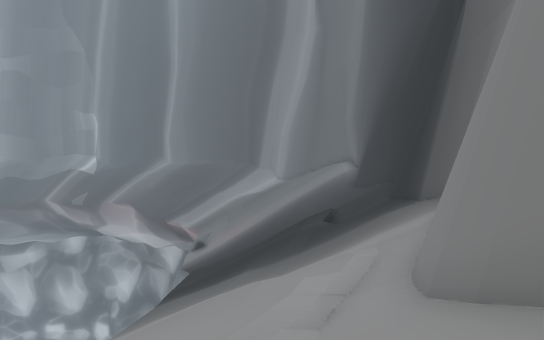
View 1 (above)

20 first-person views from a walk through a 3-D level made in the Unity game engine. The camera is 1.3 m above the floor, tilts 2° down and sees 70° across. The floor is counted in squares, 2 m on a side. Each view is taken from the middle of a square. On the plan, view 1 faces up. The plan holds only what a view shows up to about 11 squares ahead; the rest is blank. The place goes on beyond the plan. The player is left out. Some animated figures are not drawn. Some surface patterns are stand-ins.

View 2
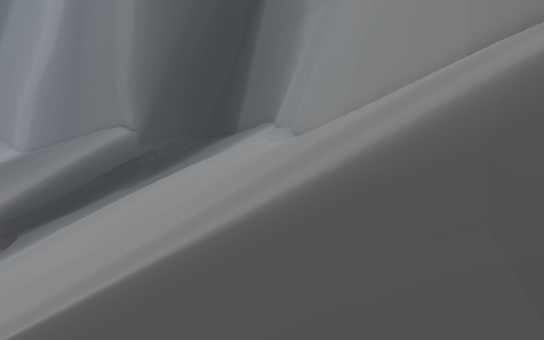

View 3
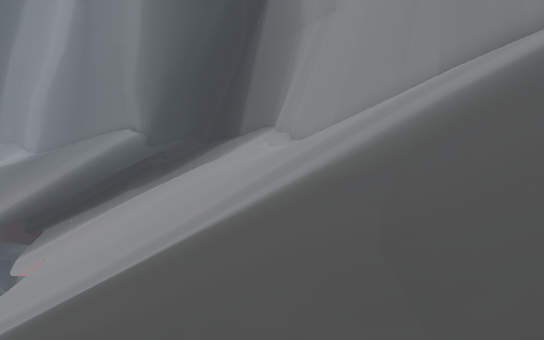

View 4
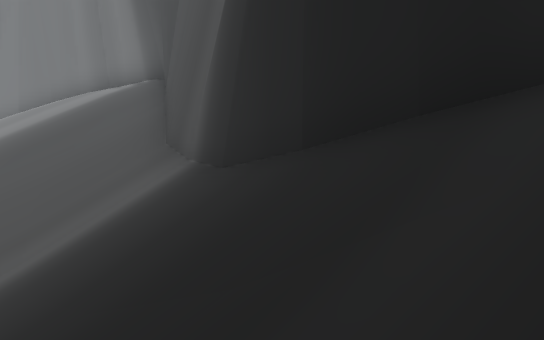

View 5
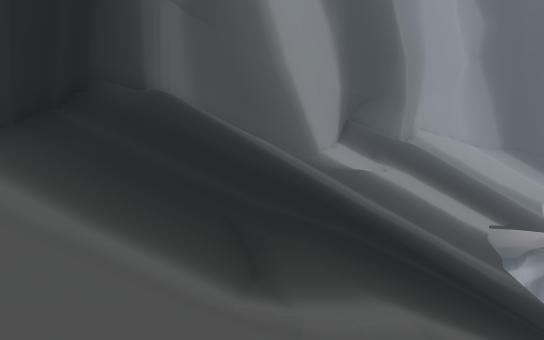

View 6
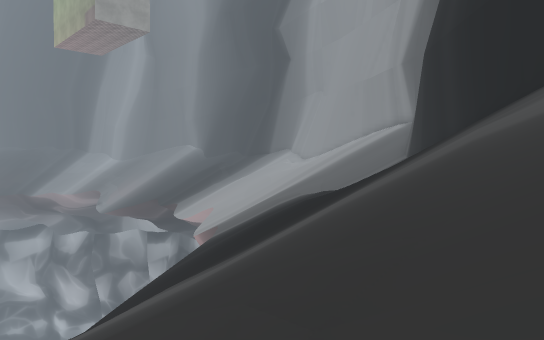

View 7
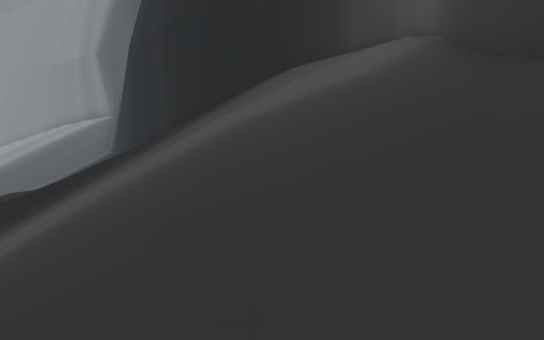

View 8
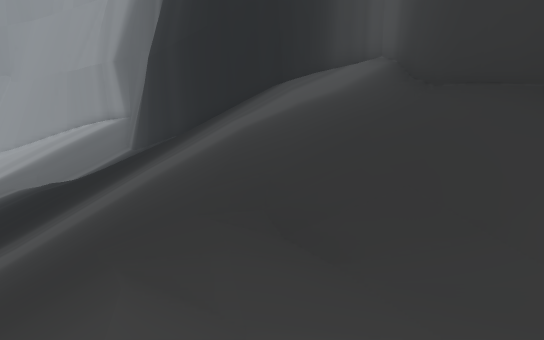

View 9
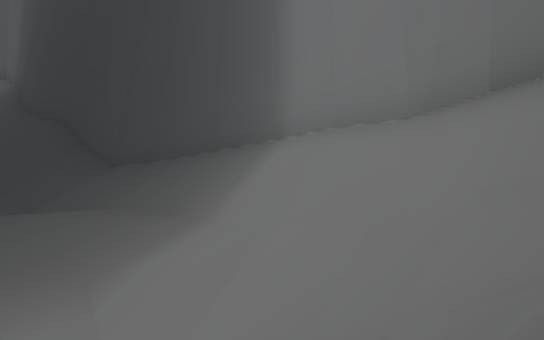

View 10
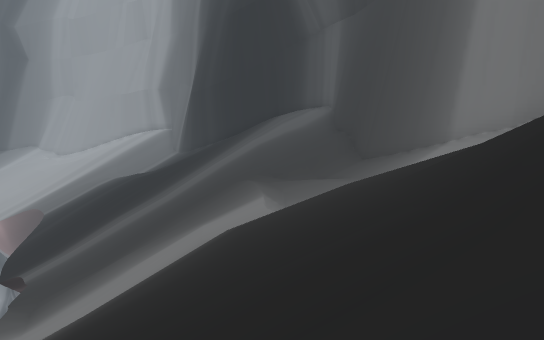

View 11
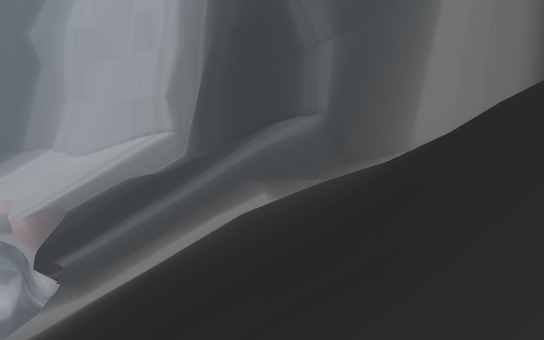

View 12
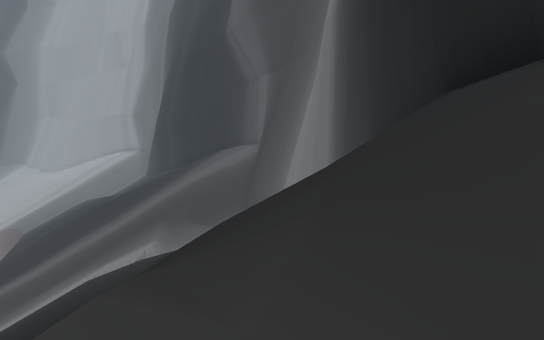

View 13
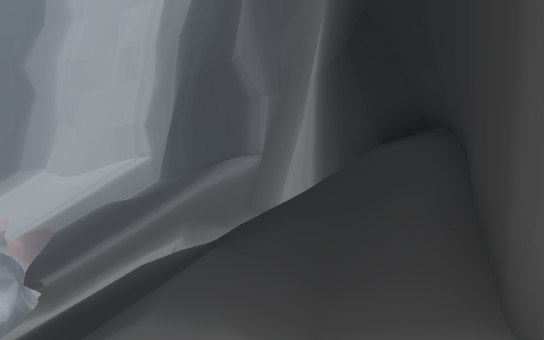

View 14
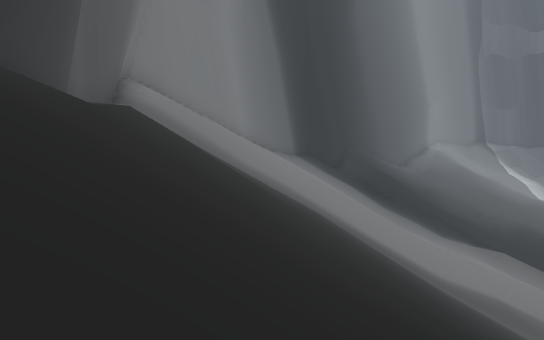

View 15
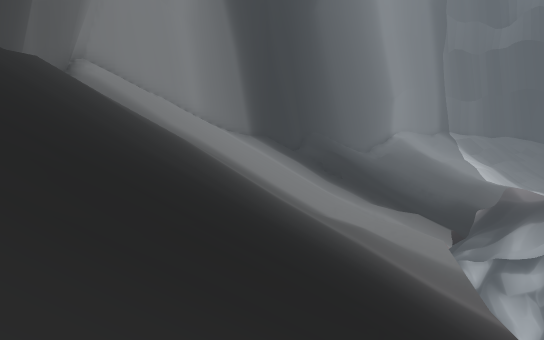

View 16
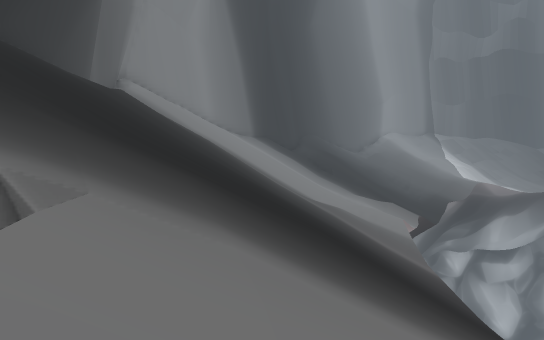

View 17
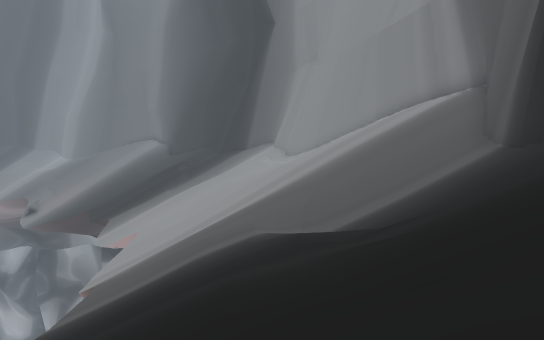

View 18
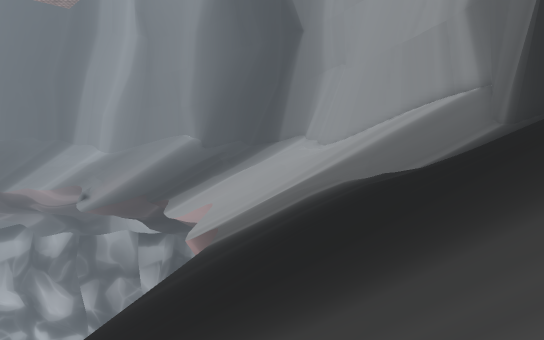

View 19
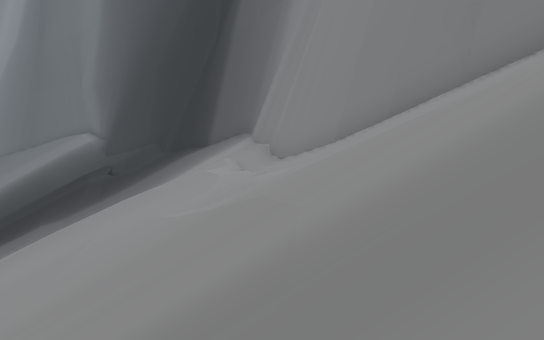

View 20
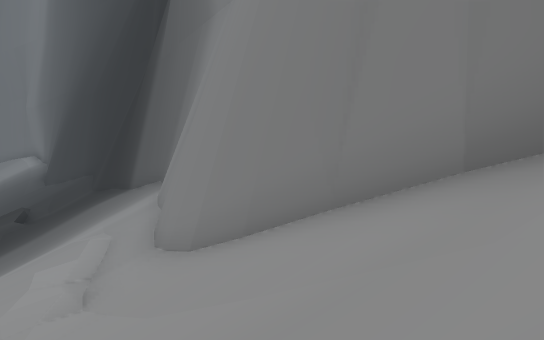

### Floor plan
Key: @ floor where view 1 was taken; # wall or solid block; . main floor; - floor 1.5 m lower than the main floor; : floor 3.25 m higher than the main floor; _ floor 3.25 m lower than the main floor; + floor 4.75 m higher than the main floor; < floor 6.25 m lower than the main floor; / step, stairs or slope; = window, fence, low wall or low ledge; ^ raised ledge; v drop or lower ground.
Columns run from 38 left of view 1 to 5 right of it. Each row starts with its distance up from view 1.
 11                                  //////////#
 10                                  //// /////#
  9                                 v///// ///##
  8                                   ////////#
  7                                  ////////##
  6                                 v//////./#
  5                                ///////./##
  4                               //////////#
  3                              v//////////#
  2                              v//////////#
  1                              ///////////#
  0                          vvv//////////@/#
 -1                        v ///////////////#
 -2                        ////////-///////##
 -3                      v/////////-//////##
 -4                     <///////////////###
 -5 //     v         v////////////////###
 -6 // //v////v   vv<///////////////###
 -7 //__//////// ///////////////////#
 -8 ///_///////////////////////////##
 -9 ///////////////////////////////#
-10 //////////////////////////////##
-11 ///////////////=/...////////+/#
-12 ////// ///////=//../////////###
-13 ///// /////////////////////##
-14 / ///:////// ////###### ^^##
-15 ##+##////// //####
-16  #######//#####

Where each view was taken, in squares from view 1:
view 1: 0 up, 0 right, facing up
view 2: 2 down, 7 left, facing up-right
view 3: 3 down, 8 left, facing up-right
view 4: 6 down, 9 left, facing right
view 5: 1 down, 5 left, facing down-left
view 6: 12 down, 19 left, facing up-right
view 7: 11 down, 19 left, facing right
view 8: 11 down, 21 left, facing right
view 9: 11 down, 25 left, facing down-right
view 10: 11 down, 29 left, facing right
view 11: 11 down, 31 left, facing right
view 12: 14 down, 32 left, facing right
view 13: 14 down, 35 left, facing right
view 14: 12 down, 27 left, facing left
view 15: 10 down, 25 left, facing left
view 16: 10 down, 22 left, facing left
view 17: 7 down, 12 left, facing up-right
view 18: 8 down, 16 left, facing up-right
view 19: 0 up, 4 left, facing up-right
view 20: 0 up, 1 left, facing up-right
